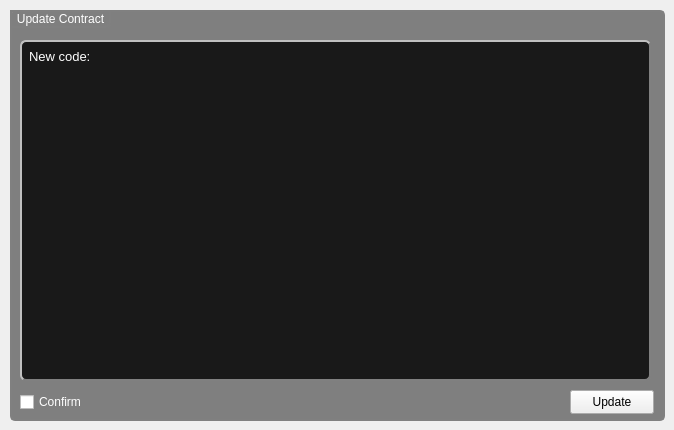
    <widget class="QWidget" name="updateTab">
     <attribute name="title">
      <string>Update</string>
     </attribute>
     <widget class="QGroupBox" name="updateGroupBox">
      <property name="geometry">
       <rect>
        <x>10</x>
        <y>10</y>
        <width>655</width>
        <height>411</height>
       </rect>
      </property>
      <property name="minimumSize">
       <size>
        <width>0</width>
        <height>0</height>
       </size>
      </property>
      <property name="maximumSize">
       <size>
        <width>830</width>
        <height>999</height>
       </size>
      </property>
      <property name="layoutDirection">
       <enum>Qt::LeftToRight</enum>
      </property>
      <property name="styleSheet">
       <string notr="true">QGroupBox {
    border: 2px solid gray;
    border-radius: 5px;
	background-color: rgba(0, 0, 0, 120);
}

QGroupBox::title {
	color: rgb(255, 255, 255);
    subcontrol-origin: top;
    subcontrol-position: top left; 
    padding: 0 3px;
    border: 2px solid gray;
    border-bottom-right-radius: 6px;
}

QGroupBox::indicator {
    width: 13px;
    height: 13px;
}</string>
      </property>
      <property name="title">
       <string>Update Contract</string>
      </property>
      <widget class="QPushButton" name="updateButton">
       <property name="geometry">
        <rect>
         <x>560</x>
         <y>380</y>
         <width>84</width>
         <height>24</height>
        </rect>
       </property>
       <property name="minimumSize">
        <size>
         <width>84</width>
         <height>20</height>
        </size>
       </property>
       <property name="maximumSize">
        <size>
         <width>84</width>
         <height>24</height>
        </size>
       </property>
       <property name="text">
        <string>Update</string>
       </property>
      </widget>
      <widget class="QCheckBox" name="updateCheckBox">
       <property name="geometry">
        <rect>
         <x>10</x>
         <y>380</y>
         <width>81</width>
         <height>24</height>
        </rect>
       </property>
       <property name="maximumSize">
        <size>
         <width>99</width>
         <height>24</height>
        </size>
       </property>
       <property name="focusPolicy">
        <enum>Qt::NoFocus</enum>
       </property>
       <property name="layoutDirection">
        <enum>Qt::LeftToRight</enum>
       </property>
       <property name="styleSheet">
        <string notr="true">QCheckBox{
	color: rgb(255, 255, 255);
}

QCheckBox:hover{
	color: rgb(255, 255, 255);
	background-color: rgba(0, 158, 0, 120);
}</string>
       </property>
       <property name="text">
        <string>Confirm</string>
       </property>
      </widget>
      <widget class="QTextEdit" name="updateTextEdit">
       <property name="geometry">
        <rect>
         <x>10</x>
         <y>30</y>
         <width>631</width>
         <height>341</height>
        </rect>
       </property>
       <property name="styleSheet">
        <string notr="true">    border-color: rgb(128, 128, 128);
    border-style: outset;
    border-width: 2px;
    border-radius: 6px;
    padding: 3px;
	background-color: rgb(25, 25, 25);
    color: rgb(255, 255, 255);</string>
       </property>
       <property name="html">
        <string>&lt;!DOCTYPE HTML PUBLIC &quot;-//W3C//DTD HTML 4.0//EN&quot; &quot;http://www.w3.org/TR/REC-html40/strict.dtd&quot;&gt;
&lt;html&gt;&lt;head&gt;&lt;meta name=&quot;qrichtext&quot; content=&quot;1&quot; /&gt;&lt;style type=&quot;text/css&quot;&gt;
p, li { white-space: pre-wrap; }
&lt;/style&gt;&lt;/head&gt;&lt;body style=&quot; font-family:'Ubuntu'; font-size:10pt; font-weight:400; font-style:normal;&quot;&gt;
&lt;p style=&quot; margin-top:0px; margin-bottom:0px; margin-left:0px; margin-right:0px; -qt-block-indent:0; text-indent:0px;&quot;&gt;New code:&lt;/p&gt;&lt;/body&gt;&lt;/html&gt;</string>
       </property>
      </widget>
     </widget>
    </widget>
